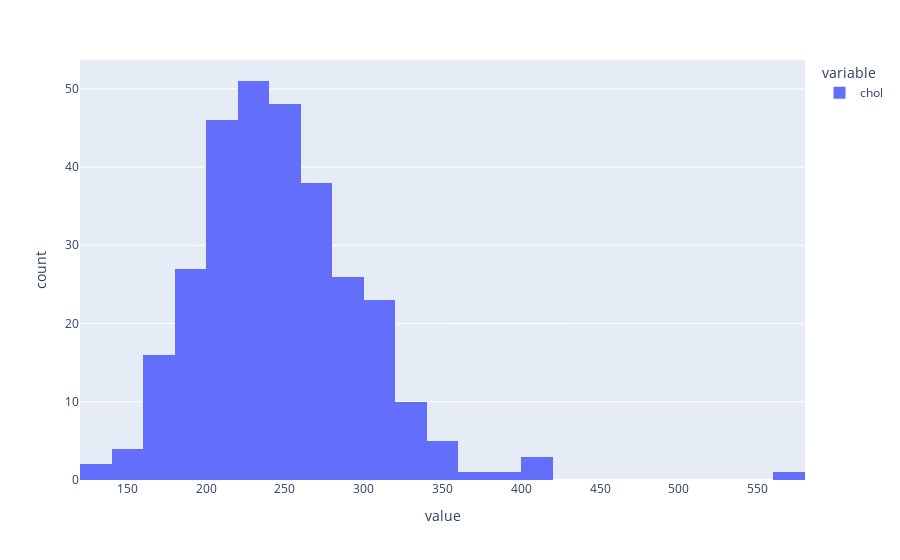

This figure's notebook cell:
### Markdown cell above
## Most People's chol level lies in the range of 220-239 (51 People): Interactive visualization

### Code cell
pe.histogram(df['chol'])

### Figure 1 — Plotly figure (JSON) as saved in the notebook; plotly's stock layout.template omitted (floating-point values rounded to 4 significant figures; data arrays with more than 128 entries replaced by an {"elided": "..."} marker saying what was removed)
{"data": [{"alignmentgroup": "True", "bingroup": "x", "hovertemplate": "variable=chol<br>value=%{x}<br>count=%{y}<extra></extra>", "legendgroup": "chol", "marker": {"color": "#636efa", "pattern": {"shape": ""}}, "name": "chol", "offsetgroup": "chol", "orientation": "v", "showlegend": true, "type": "histogram", "x": {"elided": "302 float values"}, "xaxis": "x", "yaxis": "y"}], "layout": {"autosize": true, "barmode": "relative", "legend": {"title": {"text": "variable"}, "tracegroupgap": 0}, "margin": {"t": 60}, "xaxis": {"anchor": "y", "autorange": true, "domain": [0, 1], "range": [120, 580], "title": {"text": "value"}, "type": "linear"}, "yaxis": {"anchor": "x", "autorange": true, "domain": [0, 1], "range": [0, 53.68], "title": {"text": "count"}}}}
